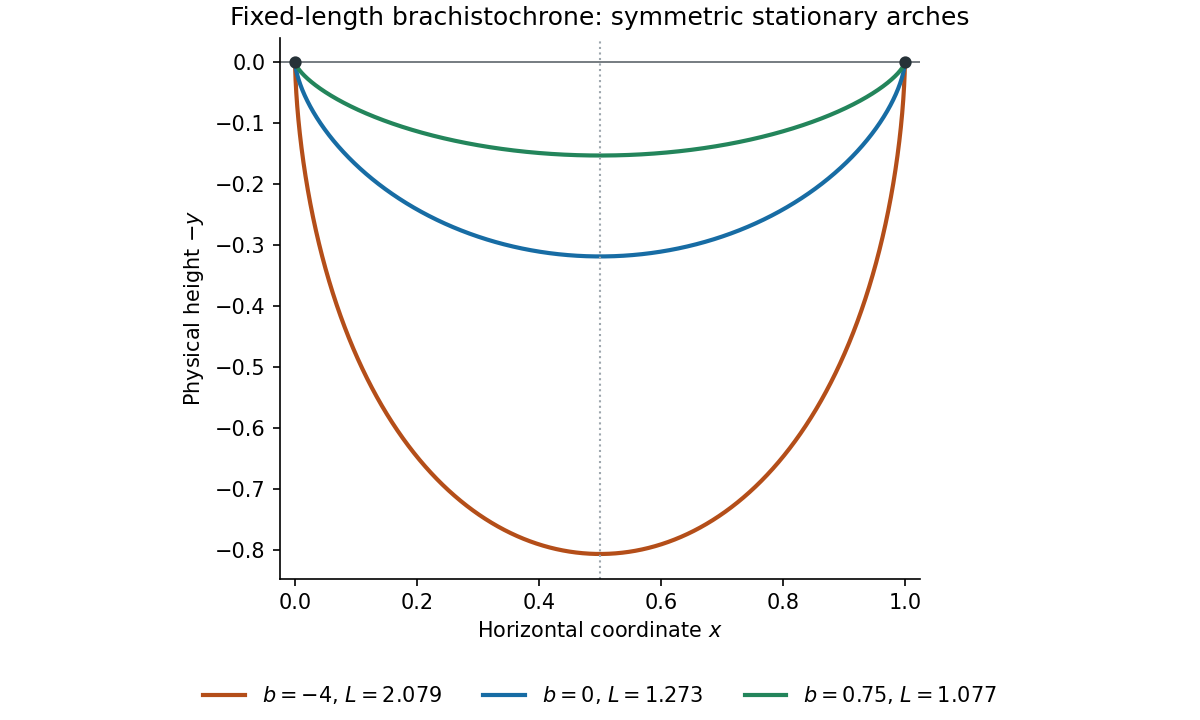

Here is the Python script that generated this plot:
"""Stationary fixed-length arches; Python 3.14, NumPy/Matplotlib per pyproject.toml."""
from pathlib import Path
import numpy as np
import matplotlib
matplotlib.use('Agg')
import matplotlib.pyplot as plt


def arch(b, size=16001):
    phi = np.linspace(0, 2 * np.pi, size)
    s = np.sin(phi / 2)
    density = s**2 / (1 - b*s)**3
    c = np.trapezoid(density, phi)
    dx = (density[1:] + density[:-1]) * np.diff(phi) / (2*c)
    x = np.r_[0., np.cumsum(dx)]
    y = s**2 / (c*(1-b*s)**2)
    length = np.trapezoid(s / (1-b*s)**3, phi) / c
    assert b < 1 and c > 0 and np.isclose(x[-1], 1)
    assert np.allclose(x + x[::-1], 1) and np.allclose(y, y[::-1])
    return x, y, length


def main():
    fig, ax = plt.subplots(figsize=(8, 4.8), layout='constrained')
    for b, color in [(-4, '#b44e19'), (0, '#176ca4'), (.75, '#23855b')]:
        x, y, length = arch(b)
        ax.plot(x, -y, lw=2, color=color, label=fr'$b={b:g}$, $L={length:.3f}$')
    ax.axhline(0, color='#5f666c', lw=.8)
    ax.axvline(.5, color='#9da6ad', ls=':', lw=1)
    ax.scatter([0, 1], [0, 0], color='#263238', zorder=4, s=24)
    ax.set(xlabel=r'Horizontal coordinate $x$', ylabel=r'Physical height $-y$',
           title='Fixed-length brachistochrone: symmetric stationary arches', xlim=(-.025, 1.025))
    ax.set_aspect('equal', adjustable='box')
    ax.legend(loc='upper center', bbox_to_anchor=(.5, -.16), frameon=False, ncols=3, fontsize=10)
    ax.spines[['top', 'right']].set_visible(False)
    fig.savefig(Path.cwd() / (Path(__file__).stem + '.png'), dpi=150, facecolor='white', transparent=False)
    plt.close(fig)


if __name__ == '__main__':
    main()
